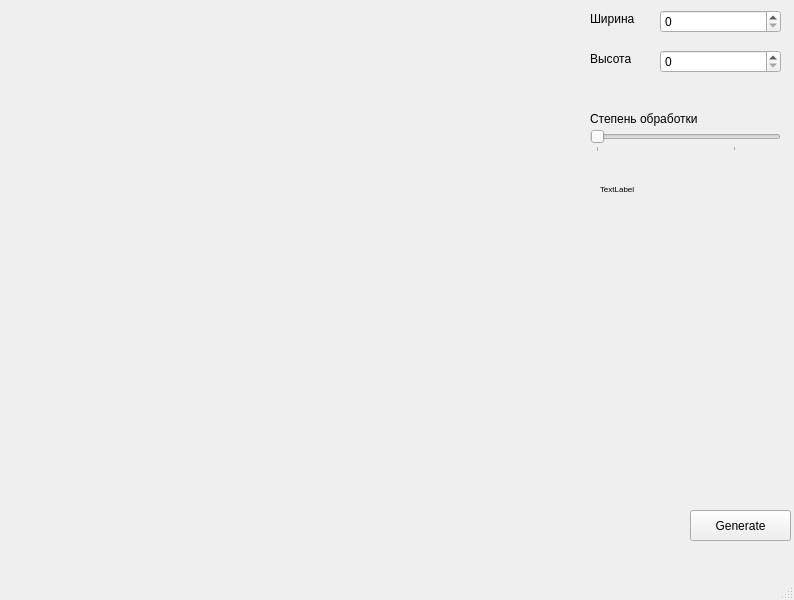
<?xml version="1.0" encoding="UTF-8"?>
<ui version="4.0">
 <class>MainWindow</class>
 <widget class="QMainWindow" name="MainWindow">
  <property name="geometry">
   <rect>
    <x>0</x>
    <y>0</y>
    <width>794</width>
    <height>600</height>
   </rect>
  </property>
  <property name="windowTitle">
   <string>MainWindow</string>
  </property>
  <widget class="QWidget" name="centralwidget">
   <widget class="QPushButton" name="pushButton">
    <property name="geometry">
     <rect>
      <x>690</x>
      <y>510</y>
      <width>101</width>
      <height>31</height>
     </rect>
    </property>
    <property name="text">
     <string>Generate</string>
    </property>
   </widget>
   <widget class="QLabel" name="label">
    <property name="geometry">
     <rect>
      <x>0</x>
      <y>0</y>
      <width>461</width>
      <height>351</height>
     </rect>
    </property>
    <property name="text">
     <string/>
    </property>
   </widget>
   <widget class="QLabel" name="label_2">
    <property name="geometry">
     <rect>
      <x>590</x>
      <y>10</y>
      <width>59</width>
      <height>17</height>
     </rect>
    </property>
    <property name="text">
     <string>Ширина</string>
    </property>
   </widget>
   <widget class="QLabel" name="label_3">
    <property name="geometry">
     <rect>
      <x>590</x>
      <y>50</y>
      <width>59</width>
      <height>17</height>
     </rect>
    </property>
    <property name="text">
     <string>Высота</string>
    </property>
   </widget>
   <widget class="QSlider" name="horizontalSlider">
    <property name="geometry">
     <rect>
      <x>590</x>
      <y>130</y>
      <width>191</width>
      <height>22</height>
     </rect>
    </property>
    <property name="minimum">
     <number>1</number>
    </property>
    <property name="maximum">
     <number>10</number>
    </property>
    <property name="orientation">
     <enum>Qt::Horizontal</enum>
    </property>
    <property name="tickPosition">
     <enum>QSlider::TicksBelow</enum>
    </property>
    <property name="tickInterval">
     <number>7</number>
    </property>
   </widget>
   <widget class="QLabel" name="label_4">
    <property name="geometry">
     <rect>
      <x>590</x>
      <y>110</y>
      <width>151</width>
      <height>17</height>
     </rect>
    </property>
    <property name="text">
     <string>Степень обработки</string>
    </property>
   </widget>
   <widget class="QLabel" name="seconds">
    <property name="geometry">
     <rect>
      <x>600</x>
      <y>180</y>
      <width>191</width>
      <height>17</height>
     </rect>
    </property>
    <property name="font">
     <font>
      <pointsize>6</pointsize>
     </font>
    </property>
    <property name="layoutDirection">
     <enum>Qt::LeftToRight</enum>
    </property>
    <property name="text">
     <string>TextLabel</string>
    </property>
   </widget>
   <widget class="QSpinBox" name="widths">
    <property name="geometry">
     <rect>
      <x>660</x>
      <y>10</y>
      <width>121</width>
      <height>23</height>
     </rect>
    </property>
    <property name="maximum">
     <number>600</number>
    </property>
    <property name="singleStep">
     <number>5</number>
    </property>
    <property name="displayIntegerBase">
     <number>10</number>
    </property>
   </widget>
   <widget class="QSpinBox" name="heights">
    <property name="geometry">
     <rect>
      <x>660</x>
      <y>50</y>
      <width>121</width>
      <height>23</height>
     </rect>
    </property>
    <property name="maximum">
     <number>600</number>
    </property>
    <property name="singleStep">
     <number>5</number>
    </property>
   </widget>
   <zorder>label</zorder>
   <zorder>pushButton</zorder>
   <zorder>label_2</zorder>
   <zorder>label_3</zorder>
   <zorder>horizontalSlider</zorder>
   <zorder>label_4</zorder>
   <zorder>seconds</zorder>
   <zorder>widths</zorder>
   <zorder>heights</zorder>
  </widget>
  <widget class="QMenuBar" name="menubar">
   <property name="geometry">
    <rect>
     <x>0</x>
     <y>0</y>
     <width>794</width>
     <height>27</height>
    </rect>
   </property>
  </widget>
  <widget class="QStatusBar" name="statusbar"/>
 </widget>
 <resources/>
 <connections/>
</ui>
